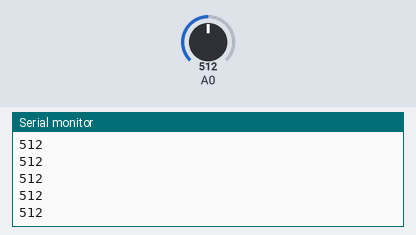
A sketch run on a simulated Arduino Uno, built with avr-gcc and run on an emulated ATmega328P. On the bench: the last lines printed to the serial monitor. The inputs (shaded band) are chosen by the test bench; at power-on: A0 = 512.

Above: at 1.2 s.
1.3 s: A0 set to 716
At 1.31 s:
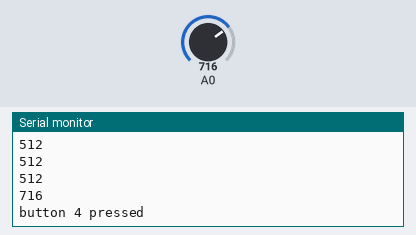
2.8 s: A0 set to 900
At 2.81 s:
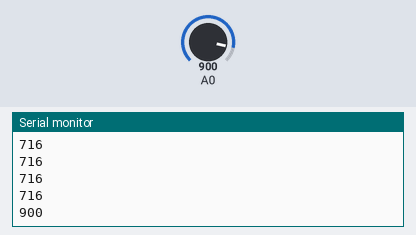
Timing chart, 0 to 5.8 s (numbered marks = the images above; inputs shaded):
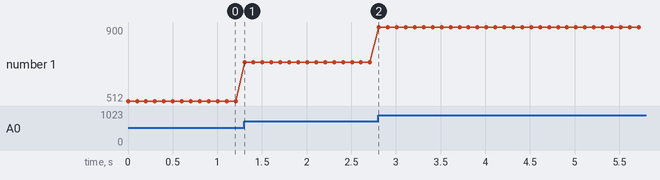

Measured:
- after the input at 1.3 s, the serial monitor: prints a new line at once (image 1)
- after the input at 2.8 s, the serial monitor: prints a new line at once (image 2)
- plotted number 1: 512 → 716 after the input at 1.3 s, 716 → 900 after the input at 2.8 s

The sketch:

several_buttons.ino
```cpp
//Определяем переменные, которые понадобятся нам для хранения измеряемого значения
int value, old_value;
//Храним в памяти референсные значения
static int key_values[4]={100,600,700,800};

void setup(){
  //Инициализируем последовательное соединение
  Serial.begin(9600);
}

void loop(){
  //считываем значение от входа
  value = analogRead(0);
  Serial.println(value);
  //если значение отличается от предыдущего больше, чем на 50, и оно меньше 1000
  if (abs(value-old_value) > 50 && value < 1000){
    //То выводим текст
    Serial.print("button ");
    //Выводим номер нажатой кнопки
    Serial.print(get_key(value));
    //Выводим еще текст
    Serial.println(" pressed");
  }
  //Здесь четко видна разница между функциями Serial.print() и Serial.println():
  //первая после вывода не производит перевод на новую строку, а вторая производит.
  //Теперь запоминаем значение
  old_value = value;
  //пауза
  delay(100);
}

//функция для определения номера нажатой кнопки
int get_key(int value){
  //Идем по массиву референсных значений
  for (int i=0; i<4; i++){
    //если измеренное значение попало в диапазон между референсными значениями, выводим номер диапазона
    if (value < key_values[i]) return i+1;
  }
}
```
